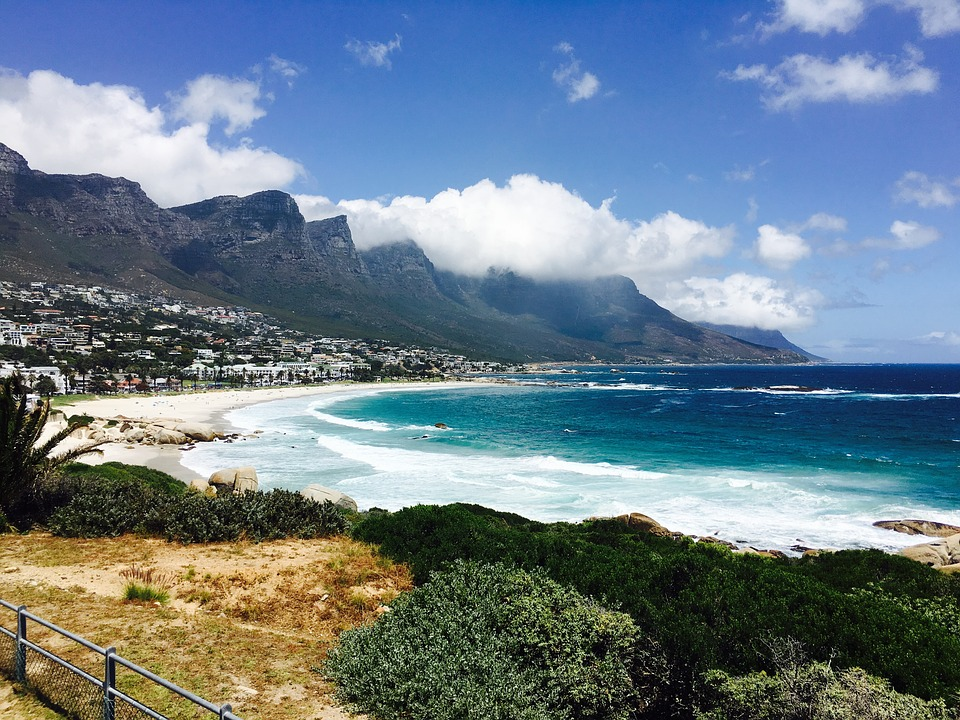
#> input picture cat.jpg, 960 x 720 px
$ python RGBextracct.py
#> lines starting #> are read from the running program, lines starting #| are printed output that depends on the picture
import cv2
import numpy as np
img = cv2.imread('cat.jpg')
#> img is the input picture: shape (720, 960, 3); mean B, G, R 138.6, 125.1, 106.4
cv2.imshow("output",img)
cv2.waitKey(0)
B,G,R = cv2.split(img)
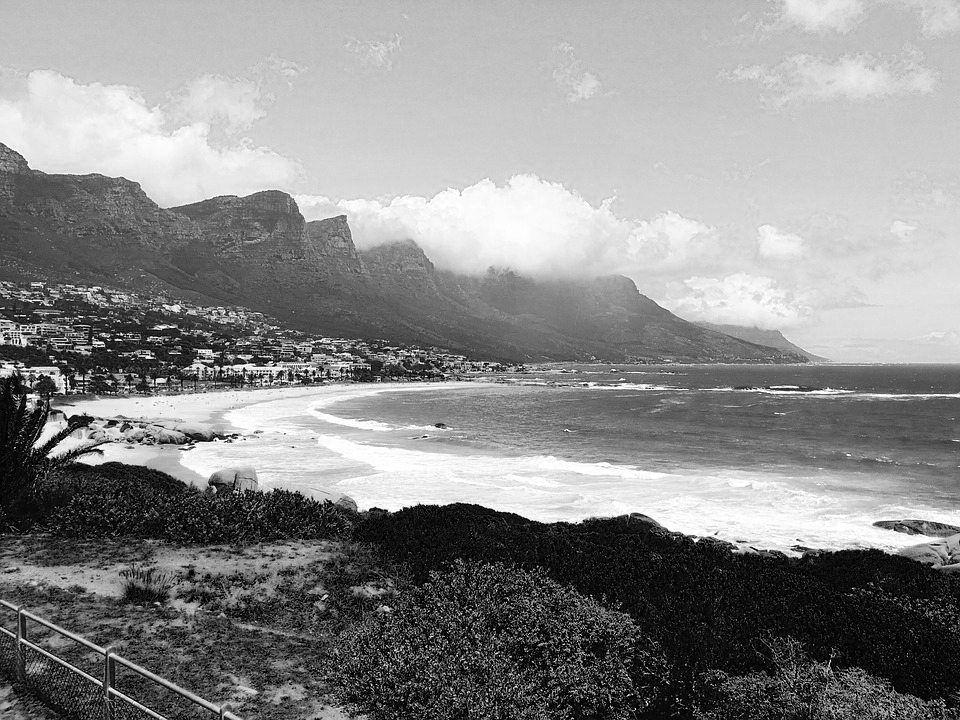
#> B: shape (720, 960); min 0, max 255, mean 138.6
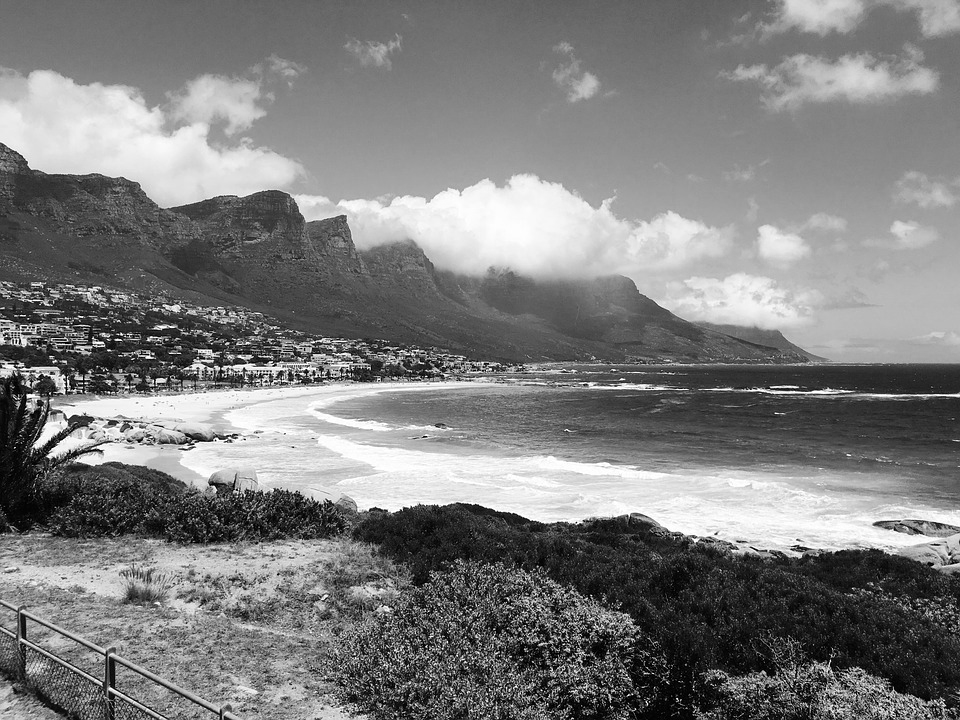
#> G: shape (720, 960); min 0, max 255, mean 125.1
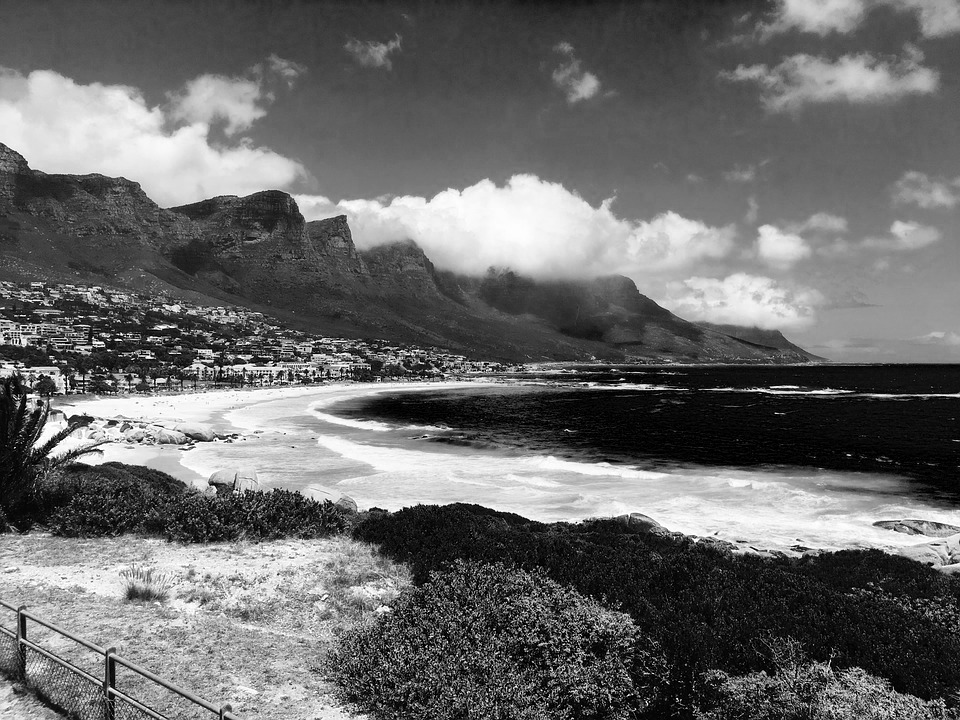
#> R: shape (720, 960); min 0, max 255, mean 106.4
zeros= np.zeros(img.shape[:2],dtype="uint8")
cv2.imshow("red",cv2.merge([zeros,zeros,R]))
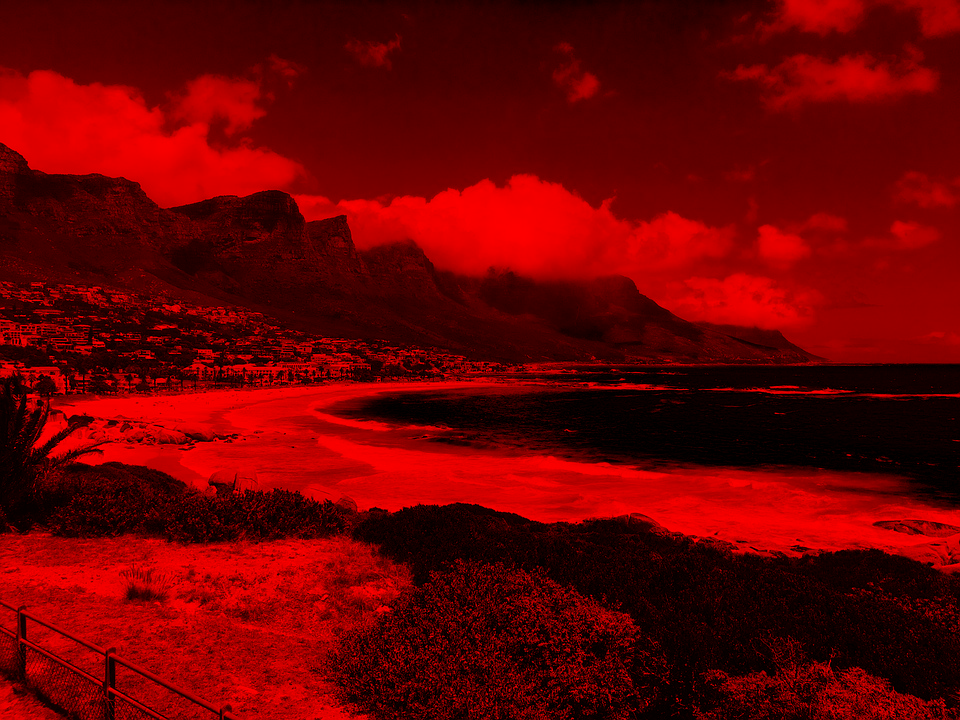
#> window 'red': shape (720, 960, 3); mean B, G, R 0, 0, 106.4
cv2.imshow("green",cv2.merge([zeros,G,zeros]))
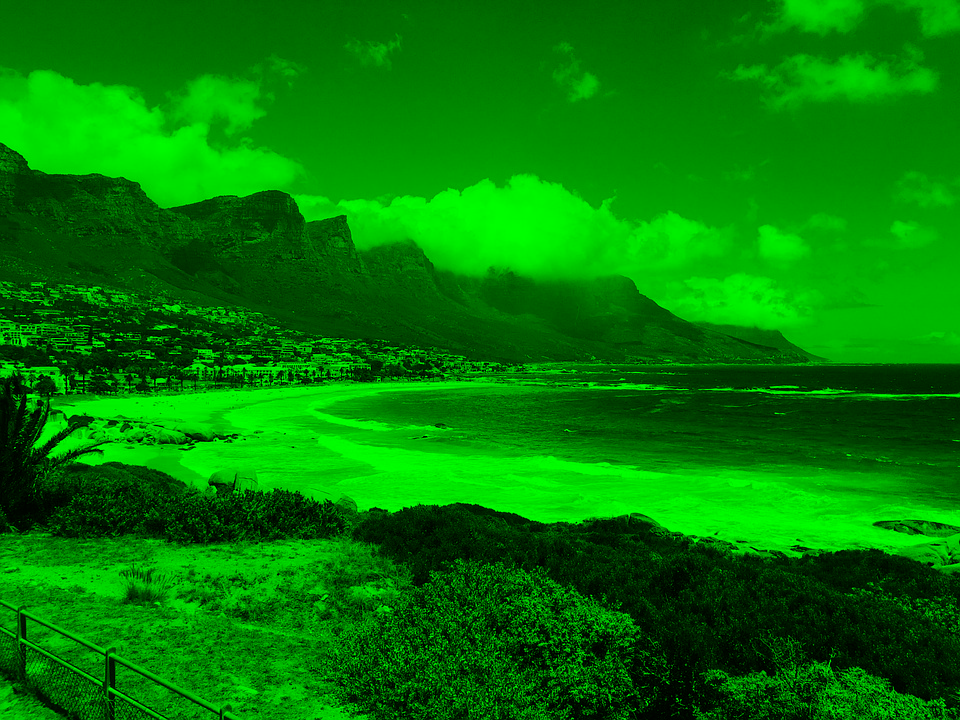
#> window 'green': shape (720, 960, 3); mean B, G, R 0, 125.1, 0
cv2.imshow("blue",cv2.merge([B,zeros,zeros]))
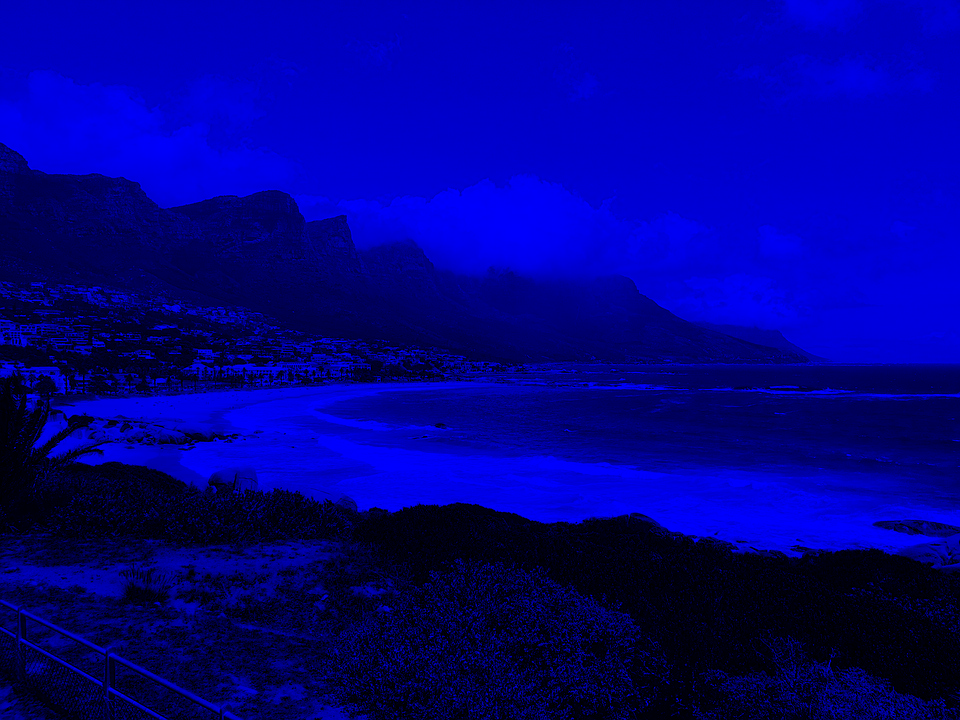
#> window 'blue': shape (720, 960, 3); mean B, G, R 138.6, 0, 0


cv2.waitKey(0)
cv2.destroyAllWindows()
